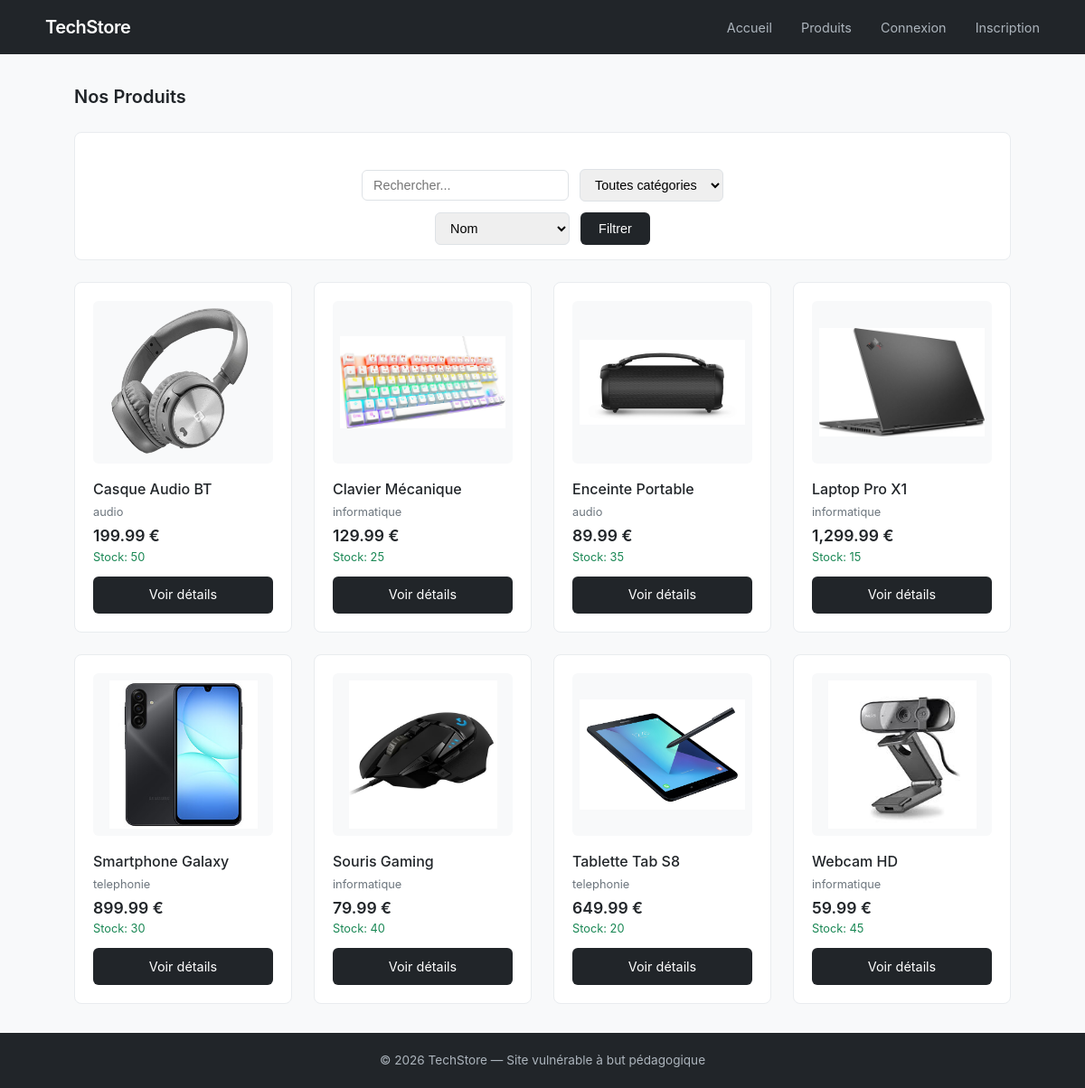
/products.php, run on the app's committed database.
### tables this page shows
CREATE TABLE products (
    id INT AUTO_INCREMENT PRIMARY KEY,
    name VARCHAR(100) NOT NULL,
    description TEXT,
    price DECIMAL(10,2) NOT NULL,
    stock INT DEFAULT 0,
    image VARCHAR(255),
    category VARCHAR(50)
);

### products.php (the view, shortened to what this page needs)
<?php
require_once 'config/database.php';
$search = isset($_GET['search']) ? $_GET['search'] : '';
$sort = isset($_GET['sort']) ? $_GET['sort'] : 'name';
$query = "SELECT * FROM products WHERE 1=1";
$query .= " ORDER BY $sort";
$result = mysqli_query($conn, $query);
?>
<!DOCTYPE html>
<html lang="fr">
<head>
    <link rel="stylesheet" href="assets/css/style.css">
</head>
<body>
    <header>
        <nav>
            <div class="logo"><a href="index.php">TechStore</a></div>
            <ul class="nav-links">
                <li><a href="index.php">Accueil</a></li>
                <li><a href="products.php">Produits</a></li>
                <?php if(isset($_SESSION['user_id'])): ?>
                    <li><a href="orders.php">Mes Commandes</a></li>
                    <li><a href="profile.php">Profil</a></li>
                    <?php if(isset($_SESSION['role']) && $_SESSION['role'] == 'admin'): ?>
                        <li><a href="admin/dashboard.php" class="admin-link">Admin</a></li>
                    <?php endif; ?>
                    <li><a href="logout.php">Déconnexion (<?php echo $_SESSION['username']; ?>)</a></li>
                <?php else: ?>
                    <li><a href="login.php">Connexion</a></li>
                    <li><a href="register.php">Inscription</a></li>
                <?php endif; ?>
            </ul>
        </nav>
    </header>
    <main>
        <section class="products-page">
            <h2>Nos Produits</h2>
            <div class="filters">
                <form method="GET" class="search-form">
                    <input type="text" name="search" placeholder="Rechercher..."
                           value="<?php echo $search; ?>">
                    <select name="category">
                        <option value="">Toutes catégories</option>
                    </select>
                    <select name="sort">
                        <option value="name" <?php echo $sort == 'name' ? 'selected' : ''; ?>>Nom</option>
                    </select>
                    <button type="submit">Filtrer</button>
                </form>
            </div>
            <div class="products-grid">
                <?php
                if($result && mysqli_num_rows($result) > 0):
                    while($product = mysqli_fetch_assoc($result)):
                ?>
                <div class="product-card">
                    <div class="product-image">
                        <img src="assets/images/<?php echo $product['image'] ?? 'default.png'; ?>"
                             alt="<?php echo $product['name']; ?>">
                    </div>
                    <h3><?php echo $product['name']; ?></h3>
                    <p class="category"><?php echo $product['category']; ?></p>
                    <p class="price"><?php echo number_format($product['price'], 2); ?> €</p>
                    <p class="stock">Stock: <?php echo $product['stock']; ?></p>
                    <a href="product.php?id=<?php echo $product['id']; ?>" class="btn">Voir détails</a>
                </div>
                <?php
                    endwhile;
                else:
                ?>
                <p class="no-results">Aucun produit trouvé.</p>
                <?php endif; ?>
            </div>
        </section>
    </main>
    <footer>
        <p>&copy; 2026 TechStore — Site vulnérable à but pédagogique</p>
    </footer>
</body>
</html>

### assets/css/style.css (style rules this page uses)
* { margin: 0; padding: 0; box-sizing: border-box; }
body { font-family: -apple-system, BlinkMacSystemFont, 'Segoe UI', Roboto, sans-serif; background: #f8f9fa; color: #212529; line-height: 1.5; }
a { color: #0d6efd; text-decoration: none; }
header { background: #212529; padding: 0 2rem; position: sticky; top: 0; z-index: 100; }
nav { max-width: 1100px; margin: 0 auto; display: flex; justify-content: space-between; align-items: center; height: 60px; }
.logo a { color: #fff; font-size: 1.25rem; font-weight: 600; letter-spacing: -0.5px; }
.nav-links { display: flex; list-style: none; gap: 2rem; }
.nav-links a { color: #adb5bd; font-size: 0.9rem; transition: color 0.2s; }
main { max-width: 1100px; margin: 0 auto; padding: 2rem; min-height: calc(100vh - 140px); }
.search-form { display: flex; gap: 0.5rem; justify-content: center; margin-top: 1.5rem; max-width: 400px; margin-left: auto; margin-right: auto; }
.search-form input { flex: 1; padding: 0.6rem 1rem; border: 1px solid #dee2e6; border-radius: 6px; font-size: 0.9rem; }
.btn, button[type="submit"] { padding: 0.6rem 1.25rem; background: #212529; color: #fff; border: none; border-radius: 6px; font-size: 0.9rem; cursor: pointer; transition: background 0.2s; }
.featured-products h2, .products-page h2 { font-size: 1.25rem; margin-bottom: 1.5rem; font-weight: 600; }
.products-grid { display: grid; grid-template-columns: repeat(auto-fill, minmax(240px, 1fr)); gap: 1.5rem; }
.product-card { background: #fff; border-radius: 8px; padding: 1.25rem; border: 1px solid #e9ecef; transition: box-shadow 0.2s; display: flex; flex-direction: column; }
.product-card .product-image { height: 180px; background: #f8f9fa; border-radius: 6px; display: flex; align-items: center; justify-content: center; margin-bottom: 1rem; font-size: 2rem; color: #adb5bd; overflow: hidden; }
.product-card .product-image img { width: 100%; height: 100%; object-fit: contain; padding: 0.5rem; }
.product-card h3 { font-size: 1rem; font-weight: 500; margin-bottom: 0.25rem; }
.product-card .price { font-size: 1.1rem; font-weight: 600; color: #212529; }
.product-card .category { font-size: 0.8rem; color: #6c757d; margin-bottom: 0.25rem; }
.product-card .stock { font-size: 0.8rem; color: #198754; margin-bottom: 0.75rem; }
.product-card .btn { margin-top: auto; width: 100%; text-align: center; }
.filters { background: #fff; padding: 1rem 1.25rem; border-radius: 8px; margin-bottom: 1.5rem; border: 1px solid #e9ecef; }
.filters form { display: flex; gap: 0.75rem; flex-wrap: wrap; align-items: center; }
.filters select, .filters input { padding: 0.5rem 0.75rem; border: 1px solid #dee2e6; border-radius: 6px; font-size: 0.9rem; }
footer { background: #212529; color: #adb5bd; text-align: center; padding: 1.25rem; font-size: 0.85rem; }

### data on the page
products: image (picture), name "Casque Audio BT", category "audio", price "199.99", stock "50"
products: image (picture), name "Clavier Mécanique", category "informatique", price "129.99", stock "25"
products: image (picture), name "Enceinte Portable", category "audio", price "89.99", stock "35"
products: image (picture), name "Laptop Pro X1", category "informatique", price "1,299.99", stock "15"
products: image (picture), name "Smartphone Galaxy", category "telephonie", price "899.99", stock "30"
products: image (picture), name "Souris Gaming", category "informatique", price "79.99", stock "40"
products: image (picture), name "Tablette Tab S8", category "telephonie", price "649.99", stock "20"
products: image (picture), name "Webcam HD", category "informatique", price "59.99", stock "45"
